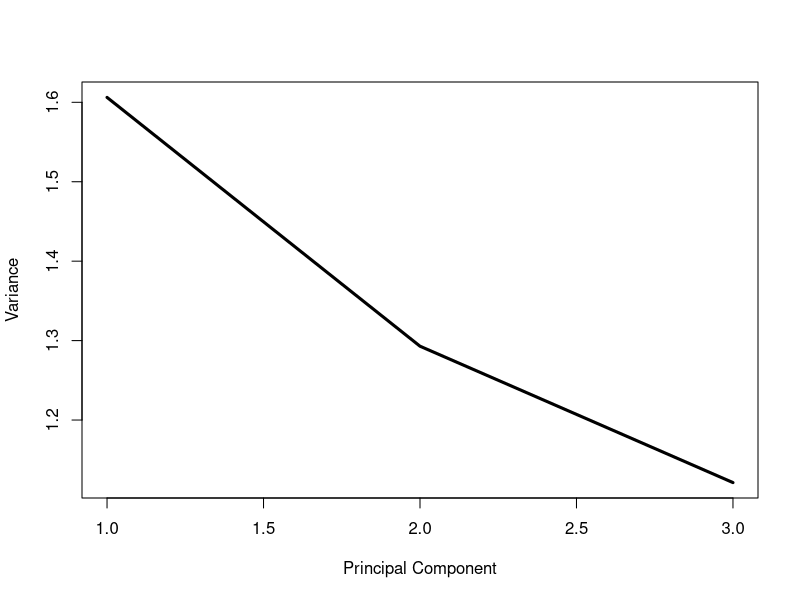

Generate this figure with R: (Note: this script raises an error after producing the figure.)
# PCA of Cikapundung
# Load library 
# install biocLite script for package installation from 
# biocondictor (not CRAN) repo 
# omit the "#" in line 6 and 7, if you have installed it in your system
#source("http://bioconductor.org/biocLite.R") 
#biocLite("pcaMethods")
library(pcaMethods) # calling pcaMethods package

# Load data
data <- as.data.frame(read.csv("BandungData.csv",
                      header = TRUE))
attach(data)
head(data)

# Group data
group1 <- data[,c("distx", "type", "ec", "elv",  
                   "ph", "hard", "tds", "temp",
                   "eh", "cumrain", "lag1")]

group2 <- data[,c("distx", "type", "ec", "elv",
                  "aq", "Ca", "Mg", 
                  "Fe", "Mn", "K", 
                  "Na", "cumrain", "lag1")]

group3 <- data[,c("distx", "type", "ec", "elv",
                  "aq", "CO3", "HCO3", 
                  "CO2", "Cl", "SO4", 
                  "NO2", "NO3", "SiO2",  
                  "cumrain", "lag1")]

# Run PCA 
## using svdImpute = standard pca, with imputation, standardised, method univariate (uv)
pcaSvd1 <- pca(group1, 
               method = "svdImpute", 
               scale = "uv",
               center = T,
               nPcs = 3,
               evalPcs = 1:3)

pcaSvd2 <- pca(group2, 
               method = "svdImpute", 
               scale = "uv",
               center = T,
               nPcs = 3,
               evalPcs = 1:3)

pcaSvd3 <- pca(group3, 
               method = "svdImpute", 
               scale = "uv",
               center = T,
               nPcs = 3,
               evalPcs = 1:3)

# PCA result
## Summary
summary(pcaSvd1)
summary(pcaSvd2)
summary(pcaSvd3)

## Eigenvalues
sDev1 <- sDev(pcaSvd1) # Extract eigenvalues
sDev2 <- sDev(pcaSvd2)
sDev3 <- sDev(pcaSvd3)

matplot(sDev1, type = 'l', 
        xlab="Principal Component", 
        ylab="Variance", 
        lwd = 3) # plotting eigenvalues
plotPcs(pcaSvd1,
        Pcs = 1:3,
        col = group1$type)
legend("topright", 
       legend = c("groundwater", "river water"), 
       pch = "o",
       col = c("black", "red"))
dev.off()

matplot(sDev2, type = 'l', 
        xlab="Principal Component", 
        ylab="Variance", 
        lwd = 3) # plotting eigenvalues
plotPcs(pcaSvd2,
        Pcs = 1:3,
        col = group2$type)
legend("topright", 
       legend = c("groundwater", "river water"), 
       pch = "o",
       col = c("black", "red"))
dev.off()

matplot(sDev3, type = 'l', 
        xlab="Principal Component", 
        ylab="Variance", 
        lwd = 3) # plotting eigenvalues
plotPcs(pcaSvd3,
        Pcs = 1:3,
        col = group3$type)
legend("topright", 
       legend = c("groundwater", "river water"), 
       pch = "o",
       col = c("black", "red"))
dev.off()

## SLplots
slplot(pcaSvd1)
slplot(pcaSvd2) 
slplot(pcaSvd3) 

## Loadings
loadSvd1 <- loadings(pcaSvd1)  # Variable loadings to PCs
plot.new()
plot(loadings(pcaSvd1), 
     pch = 20,
     main = "Variable loadings",
     sub = "Svd on Group1")
text(loadings(pcaSvd1), 
     row.names(loadings(pcaSvd1)),
     cex=0.6, 
     pos=1, 
     col="red")

loadSvd2 <- loadings(pcaSvd2)  # Variable loadings to PCs
plot.new()
plot(loadings(pcaSvd2), 
     pch = 20,
     main = "Variable loadings",
     sub = "Svd on Group2")
text(loadings(pcaSvd2), 
     row.names(loadings(pcaSvd2)),
     cex=0.6, 
     pos=1, 
     col="red")

loadSvd3 <- loadings(pcaSvd3)  # Variable loadings to PCs
plot.new()
plot(loadings(pcaSvd3), 
     pch = 20,
     main = "Variable loadings",
     sub = "Svd on Group3")
text(loadings(pcaSvd3), 
     row.names(loadings(pcaSvd3)),
     cex=0.6, 
     pos=1, 
     col="red")

## Scores
scores(pcaSvd1)     # Scores cases to PCs
plot(scores(pcaSvd1), 
     pch = c(group1$type), 
     col = c(group1$type),
     main = "Case scores",
     sub = "Svd on Group1")
legend(x = "bottomright", 
       c("Groundwater", "River Water"),
       title = "Water type:",
       pch = c(1, 2), 
       col = c("black", "red"))
dev.off()

scores(pcaSvd2)     # Scores cases to PCs
plot(scores(pcaSvd2), 
     pch = c(group2$type), 
     col = c(group2$type),
     main = "Case scores",
     sub = "Svd on Group1")
legend(x = "bottomright", 
       c("Groundwater", "River Water"),
       title = "Water type:",
       pch = c(1, 2), 
       col = c("black", "red"))
dev.off()

scores(pcaSvd3)     # Scores cases to PCs
plot(scores(pcaSvd3), 
     pch = c(group3$type), 
     col = c(group3$type),
     main = "Case scores",
     sub = "Svd on Group1")
legend(x = "bottomright", 
       c("Groundwater", "River Water"),
       title = "Water type:",
       pch = c(1, 2), 
       col = c("black", "red"))
dev.off()
